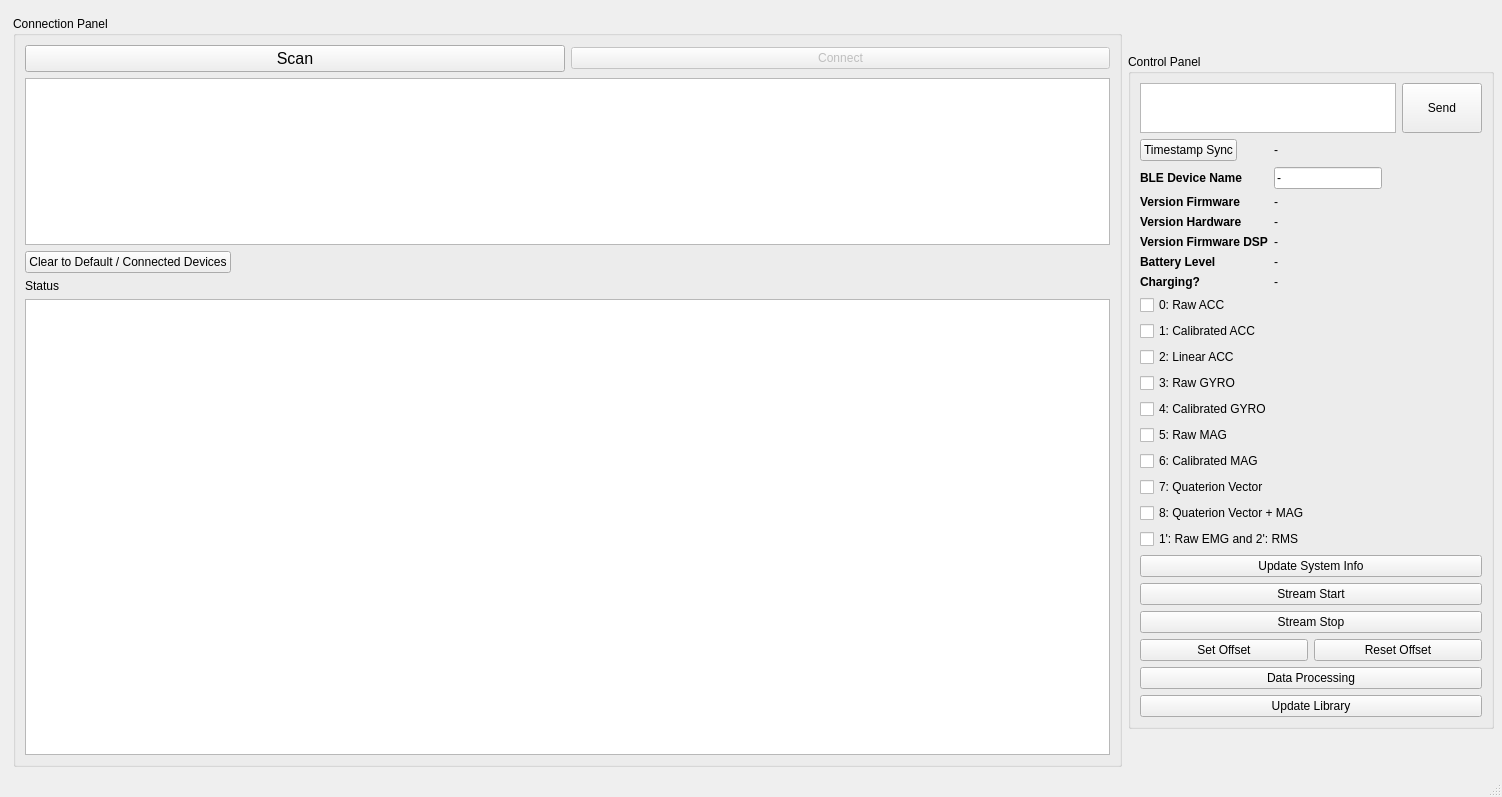
<?xml version="1.0" encoding="UTF-8"?>
<ui version="4.0">
 <class>mainWindow</class>
 <widget class="QMainWindow" name="mainWindow">
  <property name="geometry">
   <rect>
    <x>0</x>
    <y>0</y>
    <width>1502</width>
    <height>797</height>
   </rect>
  </property>
  <property name="sizePolicy">
   <sizepolicy hsizetype="Preferred" vsizetype="Preferred">
    <horstretch>0</horstretch>
    <verstretch>0</verstretch>
   </sizepolicy>
  </property>
  <property name="windowTitle">
   <string>EMGS Interface</string>
  </property>
  <widget class="QWidget" name="centralwidget">
   <widget class="QWidget" name="layoutWidget">
    <property name="geometry">
     <rect>
      <x>13</x>
      <y>16</y>
      <width>1481</width>
      <height>751</height>
     </rect>
    </property>
    <layout class="QHBoxLayout" name="layout_main" stretch="1,0,5">
     <item>
      <widget class="QGroupBox" name="layout_connect">
       <property name="title">
        <string>Connection Panel</string>
       </property>
       <layout class="QVBoxLayout" name="layout_device" stretch="1,0,2">
        <property name="sizeConstraint">
         <enum>QLayout::SetDefaultConstraint</enum>
        </property>
        <item>
         <layout class="QVBoxLayout" name="layout_ble" stretch="0,0,0">
          <item>
           <layout class="QHBoxLayout" name="layout_ble_ctrl">
            <item>
             <widget class="QPushButton" name="btn_scan">
              <property name="font">
               <font>
                <pointsize>12</pointsize>
               </font>
              </property>
              <property name="text">
               <string>Scan</string>
              </property>
             </widget>
            </item>
            <item>
             <widget class="QPushButton" name="btn_connect">
              <property name="enabled">
               <bool>false</bool>
              </property>
              <property name="text">
               <string>Connect</string>
              </property>
              <property name="checkable">
               <bool>true</bool>
              </property>
              <property name="checked">
               <bool>false</bool>
              </property>
             </widget>
            </item>
           </layout>
          </item>
          <item>
           <widget class="QListWidget" name="list_devices">
            <property name="minimumSize">
             <size>
              <width>400</width>
              <height>0</height>
             </size>
            </property>
            <property name="maximumSize">
             <size>
              <width>16777215</width>
              <height>16777215</height>
             </size>
            </property>
           </widget>
          </item>
          <item>
           <widget class="QPushButton" name="btn_clear">
            <property name="sizePolicy">
             <sizepolicy hsizetype="Fixed" vsizetype="Preferred">
              <horstretch>0</horstretch>
              <verstretch>0</verstretch>
             </sizepolicy>
            </property>
            <property name="text">
             <string>Clear to Default / Connected Devices</string>
            </property>
           </widget>
          </item>
         </layout>
        </item>
        <item>
         <widget class="QLabel" name="label">
          <property name="text">
           <string>Status</string>
          </property>
         </widget>
        </item>
        <item>
         <widget class="QTextEdit" name="txt_output">
          <property name="minimumSize">
           <size>
            <width>400</width>
            <height>0</height>
           </size>
          </property>
         </widget>
        </item>
       </layout>
      </widget>
     </item>
     <item>
      <widget class="QGroupBox" name="layout_ctrl">
       <property name="sizePolicy">
        <sizepolicy hsizetype="Maximum" vsizetype="Fixed">
         <horstretch>0</horstretch>
         <verstretch>0</verstretch>
        </sizepolicy>
       </property>
       <property name="title">
        <string>Control Panel</string>
       </property>
       <layout class="QVBoxLayout" name="layout_control">
        <item>
         <layout class="QHBoxLayout" name="layout_input">
          <property name="sizeConstraint">
           <enum>QLayout::SetDefaultConstraint</enum>
          </property>
          <item>
           <widget class="QPlainTextEdit" name="txt_command">
            <property name="sizePolicy">
             <sizepolicy hsizetype="Preferred" vsizetype="Fixed">
              <horstretch>0</horstretch>
              <verstretch>0</verstretch>
             </sizepolicy>
            </property>
            <property name="maximumSize">
             <size>
              <width>16777215</width>
              <height>50</height>
             </size>
            </property>
           </widget>
          </item>
          <item>
           <widget class="QPushButton" name="btn_send">
            <property name="maximumSize">
             <size>
              <width>16777215</width>
              <height>50</height>
             </size>
            </property>
            <property name="text">
             <string>Send</string>
            </property>
           </widget>
          </item>
         </layout>
        </item>
        <item>
         <layout class="QFormLayout" name="layout_display">
          <property name="sizeConstraint">
           <enum>QLayout::SetDefaultConstraint</enum>
          </property>
          <property name="fieldGrowthPolicy">
           <enum>QFormLayout::FieldsStayAtSizeHint</enum>
          </property>
          <property name="labelAlignment">
           <set>Qt::AlignLeading|Qt::AlignLeft|Qt::AlignVCenter</set>
          </property>
          <property name="leftMargin">
           <number>0</number>
          </property>
          <item row="0" column="0">
           <widget class="QPushButton" name="btn_time_sync">
            <property name="text">
             <string>Timestamp Sync</string>
            </property>
           </widget>
          </item>
          <item row="0" column="1">
           <widget class="QLabel" name="str_timestamp">
            <property name="minimumSize">
             <size>
              <width>150</width>
              <height>0</height>
             </size>
            </property>
            <property name="text">
             <string>-</string>
            </property>
           </widget>
          </item>
          <item row="1" column="0">
           <widget class="QLabel" name="lbl_name">
            <property name="font">
             <font>
              <weight>75</weight>
              <bold>true</bold>
             </font>
            </property>
            <property name="text">
             <string>BLE Device Name</string>
            </property>
           </widget>
          </item>
          <item row="2" column="0">
           <widget class="QLabel" name="lbl_ver_fw">
            <property name="font">
             <font>
              <weight>75</weight>
              <bold>true</bold>
             </font>
            </property>
            <property name="text">
             <string>Version Firmware</string>
            </property>
            <property name="wordWrap">
             <bool>true</bool>
            </property>
           </widget>
          </item>
          <item row="2" column="1">
           <widget class="QLabel" name="str_ver_fw">
            <property name="text">
             <string>-</string>
            </property>
           </widget>
          </item>
          <item row="3" column="0">
           <widget class="QLabel" name="lbl_ver_hw">
            <property name="font">
             <font>
              <weight>75</weight>
              <bold>true</bold>
             </font>
            </property>
            <property name="text">
             <string>Version Hardware</string>
            </property>
            <property name="wordWrap">
             <bool>true</bool>
            </property>
           </widget>
          </item>
          <item row="3" column="1">
           <widget class="QLabel" name="str_ver_hw">
            <property name="text">
             <string>-</string>
            </property>
           </widget>
          </item>
          <item row="4" column="0">
           <widget class="QLabel" name="lbl_ver_sw">
            <property name="font">
             <font>
              <weight>75</weight>
              <bold>true</bold>
             </font>
            </property>
            <property name="text">
             <string>Version Firmware DSP</string>
            </property>
            <property name="wordWrap">
             <bool>true</bool>
            </property>
           </widget>
          </item>
          <item row="4" column="1">
           <widget class="QLabel" name="str_ver_sw">
            <property name="text">
             <string>-</string>
            </property>
           </widget>
          </item>
          <item row="1" column="1">
           <widget class="QLineEdit" name="input_name">
            <property name="text">
             <string>-</string>
            </property>
           </widget>
          </item>
          <item row="5" column="0">
           <widget class="QLabel" name="lbl_battery">
            <property name="font">
             <font>
              <weight>75</weight>
              <bold>true</bold>
             </font>
            </property>
            <property name="text">
             <string>Battery Level</string>
            </property>
           </widget>
          </item>
          <item row="5" column="1">
           <widget class="QLabel" name="str_battery">
            <property name="text">
             <string>-</string>
            </property>
           </widget>
          </item>
          <item row="6" column="0">
           <widget class="QLabel" name="lbl_charge">
            <property name="font">
             <font>
              <weight>75</weight>
              <bold>true</bold>
             </font>
            </property>
            <property name="text">
             <string>Charging?</string>
            </property>
           </widget>
          </item>
          <item row="6" column="1">
           <widget class="QLabel" name="str_charge">
            <property name="text">
             <string>-</string>
            </property>
           </widget>
          </item>
         </layout>
        </item>
        <item>
         <widget class="QCheckBox" name="chkbox_raw_acc">
          <property name="text">
           <string>0: Raw ACC</string>
          </property>
         </widget>
        </item>
        <item>
         <widget class="QCheckBox" name="chkbox_cal_acc">
          <property name="text">
           <string>1: Calibrated ACC</string>
          </property>
         </widget>
        </item>
        <item>
         <widget class="QCheckBox" name="chkbox_lin_acc">
          <property name="text">
           <string>2: Linear ACC</string>
          </property>
         </widget>
        </item>
        <item>
         <widget class="QCheckBox" name="chkbox_raw_gyr">
          <property name="text">
           <string>3: Raw GYRO</string>
          </property>
         </widget>
        </item>
        <item>
         <widget class="QCheckBox" name="chkbox_cal_gyr">
          <property name="text">
           <string>4: Calibrated GYRO</string>
          </property>
         </widget>
        </item>
        <item>
         <widget class="QCheckBox" name="chkbox_raw_mag">
          <property name="text">
           <string>5: Raw MAG</string>
          </property>
         </widget>
        </item>
        <item>
         <widget class="QCheckBox" name="chkbox_cal_mag">
          <property name="text">
           <string>6: Calibrated MAG</string>
          </property>
         </widget>
        </item>
        <item>
         <widget class="QCheckBox" name="chkbox_quat_vec">
          <property name="text">
           <string>7: Quaterion Vector</string>
          </property>
         </widget>
        </item>
        <item>
         <widget class="QCheckBox" name="chkbox_quat_mag">
          <property name="text">
           <string>8: Quaterion Vector + MAG</string>
          </property>
         </widget>
        </item>
        <item>
         <widget class="QCheckBox" name="chkbox_emg">
          <property name="text">
           <string>1': Raw EMG and 2': RMS</string>
          </property>
          <property name="tristate">
           <bool>true</bool>
          </property>
         </widget>
        </item>
        <item>
         <widget class="QPushButton" name="btn_update">
          <property name="text">
           <string>Update System Info</string>
          </property>
         </widget>
        </item>
        <item>
         <widget class="QPushButton" name="btn_stream_start">
          <property name="text">
           <string>Stream Start</string>
          </property>
         </widget>
        </item>
        <item>
         <widget class="QPushButton" name="btn_stream_stop">
          <property name="text">
           <string>Stream Stop</string>
          </property>
         </widget>
        </item>
        <item>
         <layout class="QHBoxLayout" name="layout_btn_offset">
          <property name="sizeConstraint">
           <enum>QLayout::SetFixedSize</enum>
          </property>
          <property name="leftMargin">
           <number>0</number>
          </property>
          <property name="topMargin">
           <number>0</number>
          </property>
          <item>
           <widget class="QPushButton" name="btn_offset_set">
            <property name="text">
             <string>Set Offset</string>
            </property>
           </widget>
          </item>
          <item>
           <widget class="QPushButton" name="btn_offset_reset">
            <property name="text">
             <string>Reset Offset</string>
            </property>
           </widget>
          </item>
         </layout>
        </item>
        <item>
         <widget class="QPushButton" name="btn_data_processing">
          <property name="text">
           <string>Data Processing</string>
          </property>
         </widget>
        </item>
        <item>
         <widget class="QPushButton" name="btn_update_library">
          <property name="text">
           <string>Update Library</string>
          </property>
         </widget>
        </item>
       </layout>
      </widget>
     </item>
     <item>
      <layout class="QVBoxLayout" name="layout_graphs" stretch="1,1,1">
       <property name="sizeConstraint">
        <enum>QLayout::SetMinimumSize</enum>
       </property>
       <item>
        <layout class="QHBoxLayout" name="layout_graph_angle"/>
       </item>
       <item>
        <layout class="QHBoxLayout" name="layout_graph_icm"/>
       </item>
       <item>
        <layout class="QHBoxLayout" name="layout_graph_emg"/>
       </item>
      </layout>
     </item>
    </layout>
   </widget>
  </widget>
  <widget class="QStatusBar" name="statusbar"/>
  <action name="actionMain">
   <property name="text">
    <string>Main</string>
   </property>
  </action>
 </widget>
 <resources/>
 <connections/>
 <slots>
  <signal>clearListDevices()</signal>
 </slots>
</ui>
